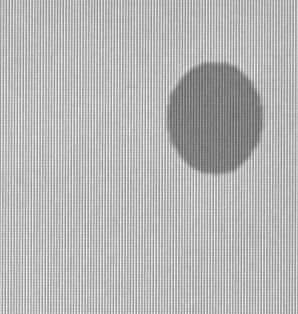
//> input picture image/mo3.jpg, 298 x 314 px
$ ./예제_9.4.3   (built with g++ and OpenCV 4)
//> lines starting //> are read from the running program, lines starting //| are printed output that depends on the picture; after the words box and inside, x2 and y2 are one past the last pixel; in counts of white or black regions, pixels touching at a corner belong together
### chapter9/예제_9.4.3/fft.hpp
Mat  zeropadding(Mat img)
{
	int  m = 1 << (int)ceil(log2(img.rows));
	int  n = 1 << (int)ceil(log2(img.cols));
	Mat dst(m, n, img.type(), Scalar(0));

	Rect rect(Point(0, 0), img.size());
	img.copyTo(dst(rect));
	dst.convertTo(dst, CV_32F);
	return dst;
}

void log_mag(Mat complex_mat, Mat& dst)
{
	Mat  planes[2];
	split(complex_mat, planes);
	magnitude(planes[0], planes[1], dst);
	log(dst + 1, dst);
	normalize(dst, dst, 0, 255, NORM_MINMAX);
	dst.convertTo(dst, CV_8U);
}

void shuffling(Mat mag_img, Mat& dst)
{
	int  cx = mag_img.cols / 2;
	int  cy = mag_img.rows / 2;
	Rect q1(cx, 0, cx, cy);		// 1��и� �簢��
	Rect q2(0, 0, cx, cy);		// 2��и� �簢��
	Rect q3(0, cy, cx, cy);		// 3��и� �簢��
	Rect q4(cx, cy, cx, cy);		// 4��и� �簢��

	dst = Mat(mag_img.size(), mag_img.type());
	mag_img(q1).copyTo(dst(q3));
	mag_img(q3).copyTo(dst(q1));
	mag_img(q2).copyTo(dst(q4));
	mag_img(q4).copyTo(dst(q2));
}

void FFT(Mat image, Mat& dft_coef, Mat& spectrum_img)		// fft ��ü ���� ����
{
	Mat complex_mat;
	Mat pad_img = zeropadding(image);
	Mat  tmp[] = { pad_img, Mat::zeros(pad_img.size(), pad_img.type()) };
	merge(tmp, 2, complex_mat);
	dft(complex_mat, dft_coef, 0);
	shuffling(dft_coef, dft_coef);
	log_mag(dft_coef, spectrum_img);
}

Mat IFFT(Mat dft_coef, Size size)								// ifft ��ü ���� ����
{
	Mat idft_coef, idft_img[2];
	shuffling(dft_coef, dft_coef);
	dft(dft_coef, idft_coef, DFT_INVERSE + DFT_SCALE);
	split(idft_coef, idft_img);

	Rect img_rect(Point(0, 0), size);
	idft_img[0](img_rect).convertTo(idft_img[0], CV_8U);		// �Է� ���� ũ�⿡ ���� ����
	return idft_img[0];
}

### chapter9/예제_9.4.3/예제_9.4.3.cpp
#include <opencv2/opencv.hpp>
using namespace cv;
using namespace std;

#include  "fft.hpp"

Mat		image, dft_coef, spectrum_img;
int		radius, thres = 120;

void remove_moire(int  value, void*  userdata)
{
	Mat remove_mask, remv_dft_coef , spectrum_tmp;

	// 주파수 제거 위한 마스크 생성
	threshold(spectrum_img, remove_mask, thres, 255, THRESH_TOZERO_INV);
	threshold(remove_mask, remove_mask, 1, 255, THRESH_BINARY);
	circle(remove_mask, remove_mask.size() / 2, radius, Scalar(255), -1);

	dft_coef.copyTo(remv_dft_coef, remove_mask);
	log_mag(remv_dft_coef, spectrum_tmp);				// 모아레 제거된 스펙트럼

	Rect img_rect(Point(0, 0), image.size());
	imshow("remove", spectrum_tmp);
	imshow("result", IFFT(remv_dft_coef, image.size()));
}

int main()
{
	image = imread("../../image/mo3.jpg", 0);
//> image is the input picture: 314 rows x 298 cols, CV_8UC1; min 94, max 251, mean 182.1
	CV_Assert(image.data);

	FFT(image, dft_coef, spectrum_img);
//> in zeropadding, `img.copyTo(dst(rect));`:
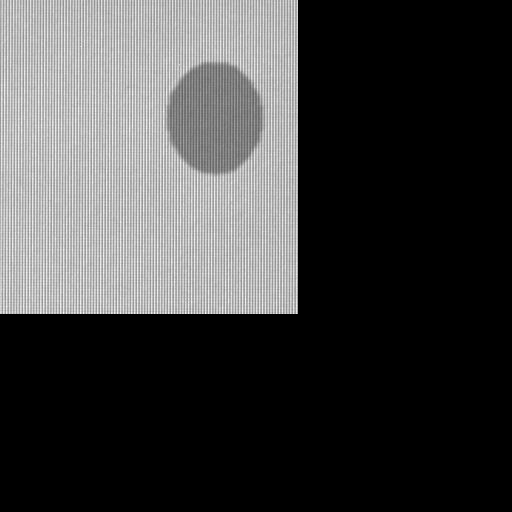
//> dst: 512 rows x 512 cols, CV_8UC1; min 0, max 251, mean 65
//> in FFT, `Mat  tmp[] = { pad_img, Mat::zeros(pad_img.size(), pad_img.type()) };`: tmp[1]: 512 rows x 512 cols, CV_32FC1; every value is 0
	radius = dft_coef.rows / 4;
//> radius = 128

	imshow("image", image);
	imshow("remove", spectrum_img);
	createTrackbar("radius", "remove", &radius, 255, remove_moire);
	createTrackbar("value", "remove", &thres , 255, remove_moire);
	waitKey();
//> in remove_moire, `threshold(remove_mask, remove_mask, 1, 255, THRESH_BINARY);`:
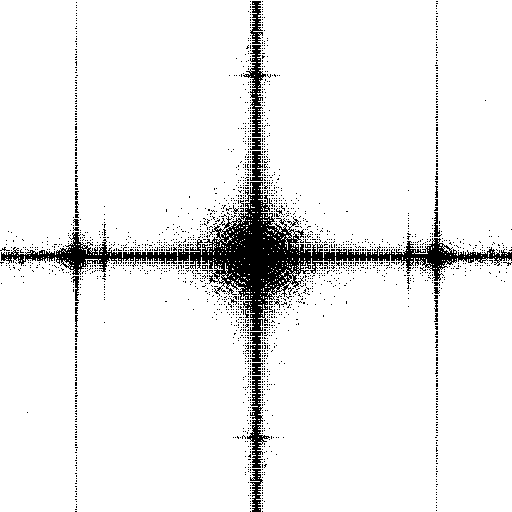
//> remove_mask: 512 rows x 512 cols, CV_8UC1; 92.9% white; 2123 black regions (2102 under 20 px), largest, box (x1, y1, x2, y2) and area: (1, 182, 512, 331) 11349, (243, 45, 266, 137) 750, (247, 376, 270, 468) 750
//> in remove_moire, `circle(remove_mask, remove_mask.size() / 2, radius, Scalar(255), -1);`:
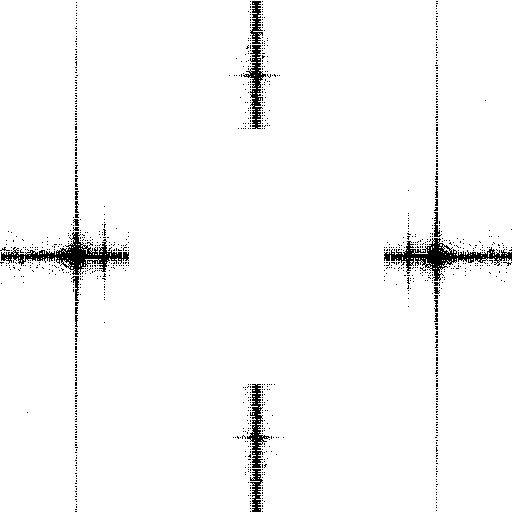
//> remove_mask: 512 rows x 512 cols, CV_8UC1; 97.1% white; 1034 black regions (1018 under 20 px), largest, box (x1, y1, x2, y2) and area: (1, 232, 129, 275) 1571, (384, 238, 512, 281) 1571, (243, 45, 266, 129) 687
//> in log_mag (call 2), `normalize(dst, dst, 0, 255, NORM_MINMAX);`:
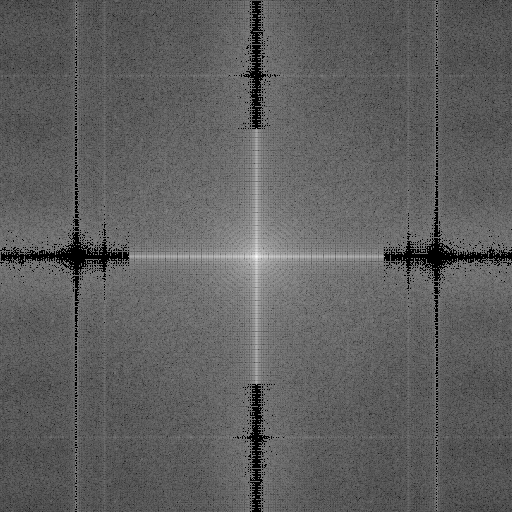
//> dst: 512 rows x 512 cols, CV_32FC1; min 0, max 255, mean 95.7
//> in IFFT, `split(idft_coef, idft_img);`:
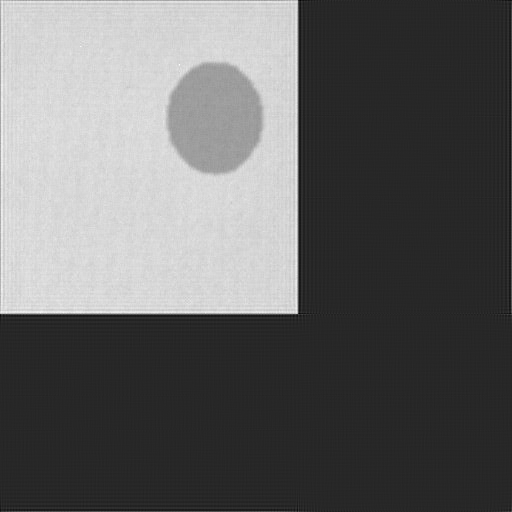
//> idft_img[0]: 512 rows x 512 cols, CV_32FC1; min -42.19, max 230, mean 65; drawn with min black and max white
//> in IFFT, `split(idft_coef, idft_img);`:
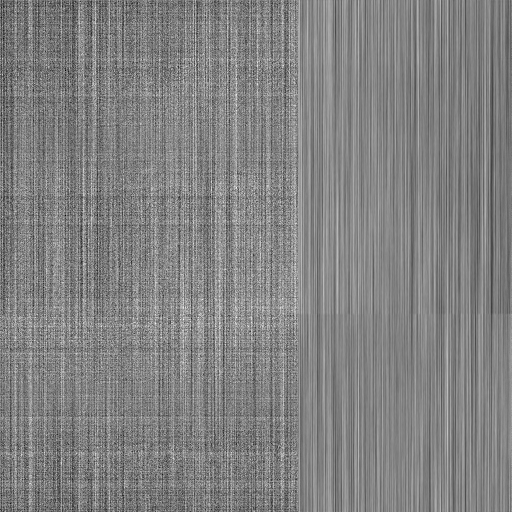
//> idft_img[1]: 512 rows x 512 cols, CV_32FC1; min -3.44e-05, max 3.31e-05, mean -2.49e-14; drawn with min black and max white
//> in IFFT, `Rect img_rect(Point(0, 0), size);`: img_rect = Rect(0, 0, 298, 314)
//> in IFFT, `idft_img[0](img_rect).convertTo(idft_img[0], CV_8U);`:
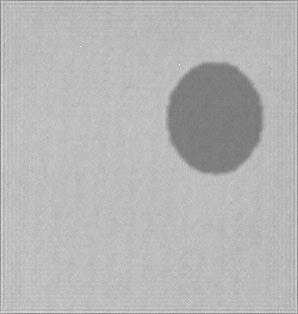
//> idft_img[0]: 314 rows x 298 cols, CV_8UC1; min 115, max 230, mean 181.7
	return 0;
}

$ run again, with image/affine_test5.jpg copied over image/mo3.jpg
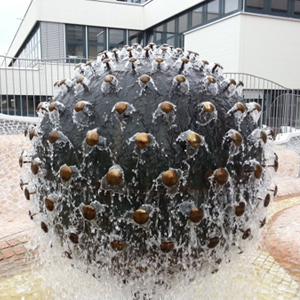
//> input picture image/affine_test5.jpg, 300 x 300 px
//> in remove_moire, `circle(remove_mask, remove_mask.size() / 2, radius, Scalar(255), -1);`:
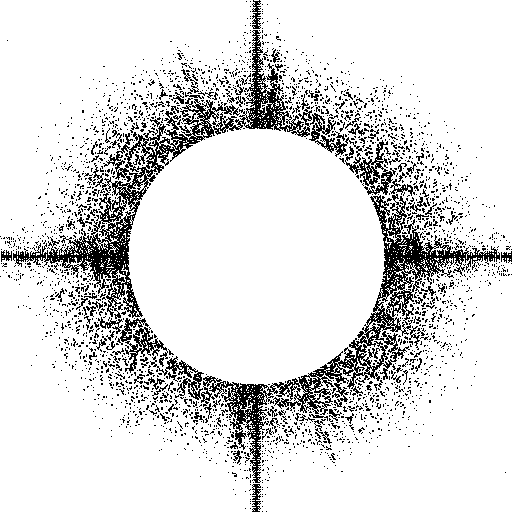
//> remove_mask: 512 rows x 512 cols, CV_8UC1; 87.1% white; black in thin lines or dots
//> in IFFT, `Rect img_rect(Point(0, 0), size);`: img_rect = Rect(0, 0, 300, 300)
//> in IFFT, `idft_img[0](img_rect).convertTo(idft_img[0], CV_8U);`:
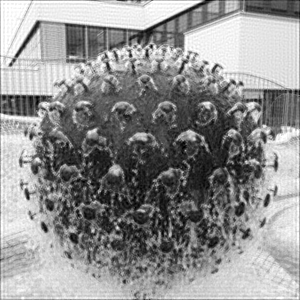
//> idft_img[0]: 300 rows x 300 cols, CV_8UC1; min 0, max 255, mean 144.2

$ run again, with image/bit_test.jpg copied over image/mo3.jpg
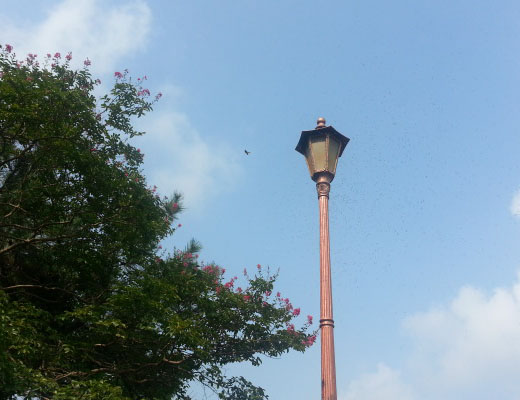
//> input picture image/bit_test.jpg, 520 x 400 px
//> in remove_moire, `threshold(remove_mask, remove_mask, 1, 255, THRESH_BINARY);`:
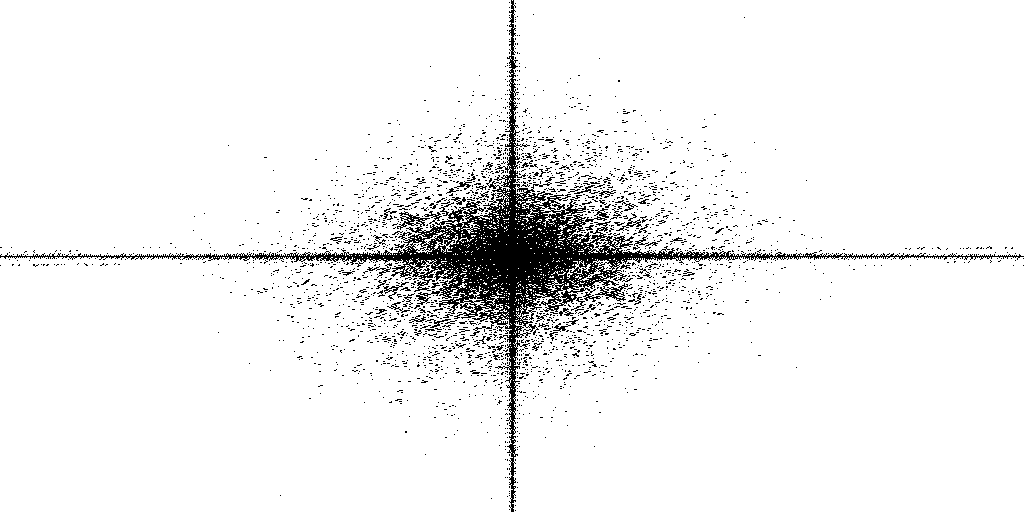
//> remove_mask: 512 rows x 1024 cols, CV_8UC1; 94% white; 2637 black regions (2582 under 20 px), largest, box (x1, y1, x2, y2) and area: (0, 0, 1024, 512) 22071, (616, 213, 642, 231) 96, (383, 282, 409, 300) 96
//> in IFFT, `split(idft_coef, idft_img);`:
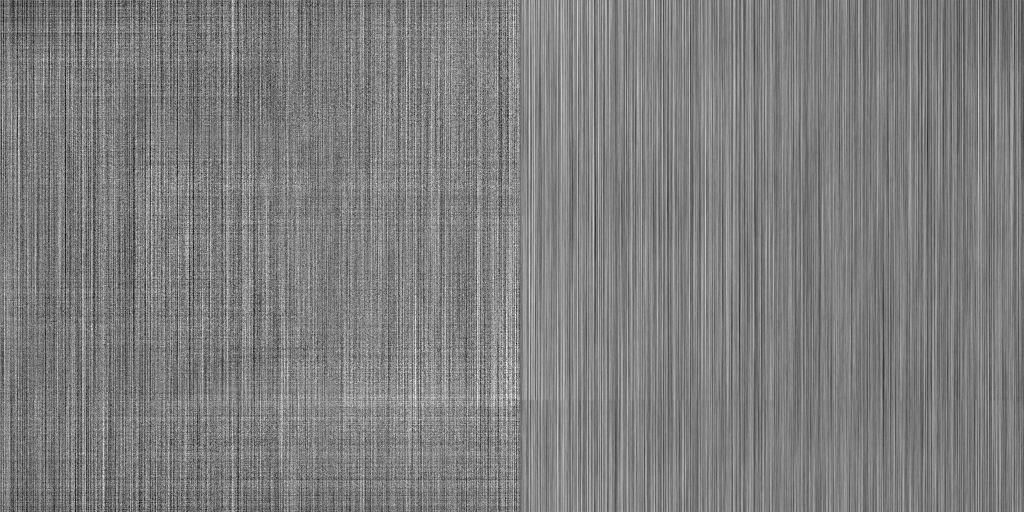
//> idft_img[1]: 512 rows x 1024 cols, CV_32FC1; min -3.29e-05, max 3.35e-05, mean -1.07e-14; drawn with min black and max white
//> in IFFT, `Rect img_rect(Point(0, 0), size);`: img_rect = Rect(0, 0, 520, 400)
